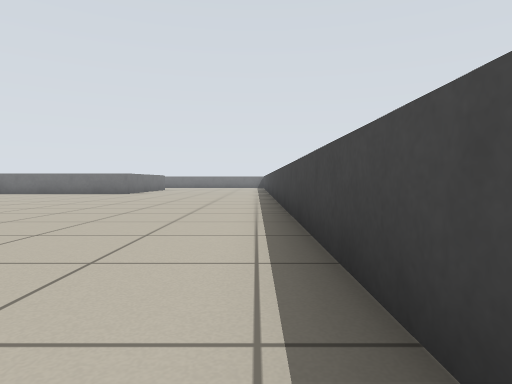
[1] (above)

24 first-person views from a walk through a world built for the Player/Stage simulator. The camera is 0.5 m above the floor, tilts 2° down and sees 75° across. The lines on the ground mark 1 m squares. The floor is counted in squares, 1 m on a side. Each view is taken from the middle of a square. On the plan, view 1 faces up. The plan holds only what a view shows up to about 9 squares ahead; the rest is blank. The place goes on beyond the plan. The robots in the file are not drawn.

[2]
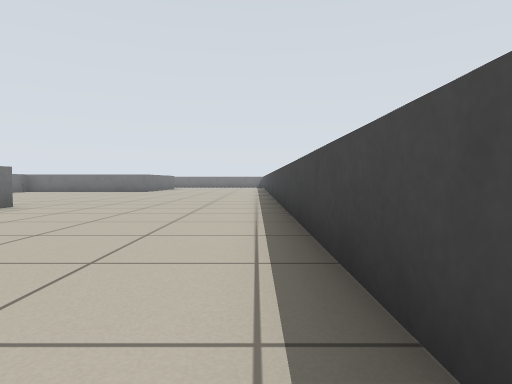

[3]
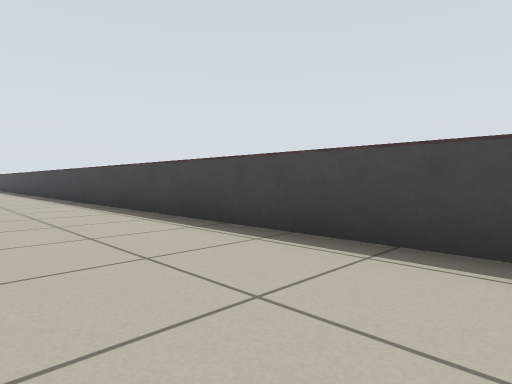

[4]
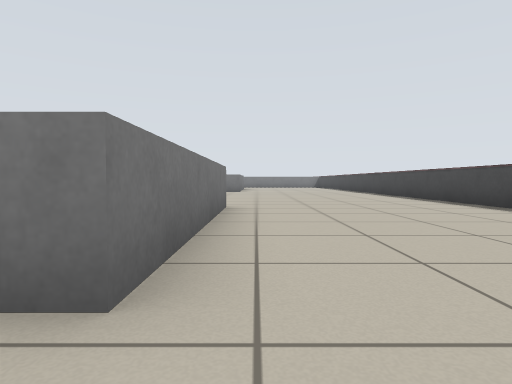

[5]
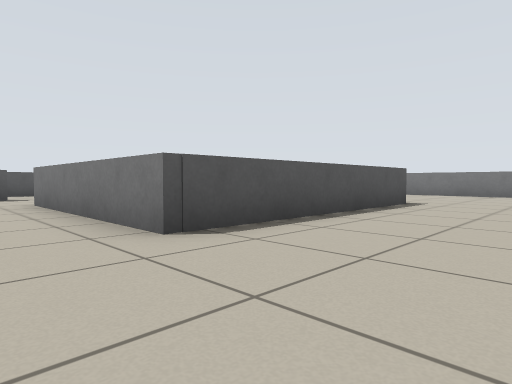

[6]
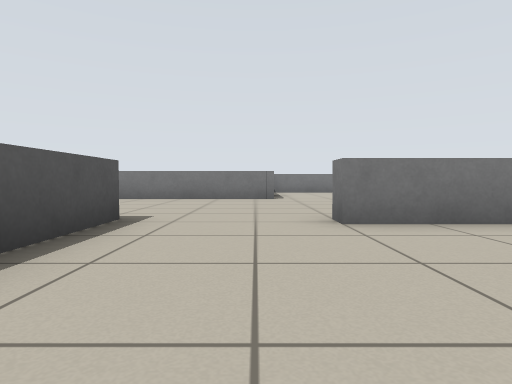

[7]
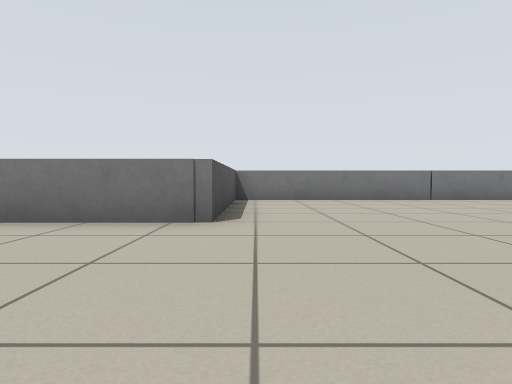

[8]
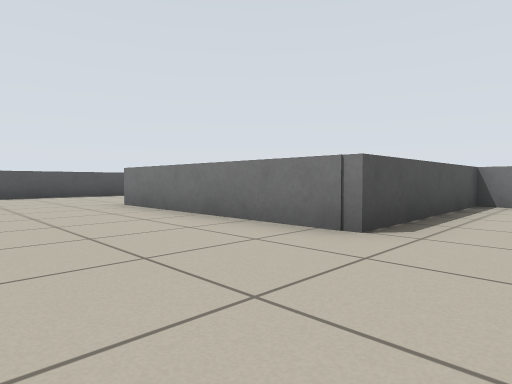

[9]
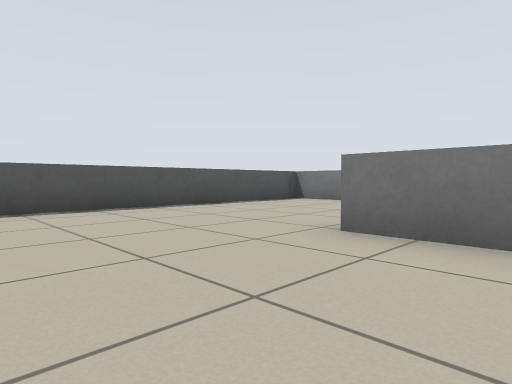

[10]
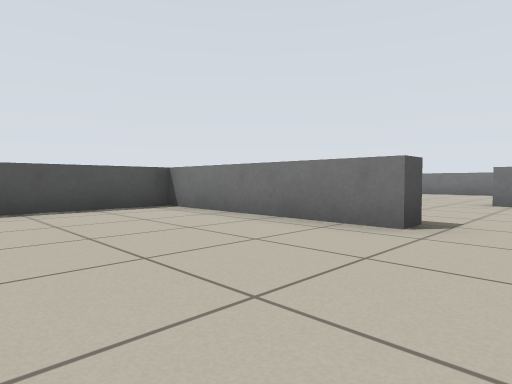

[11]
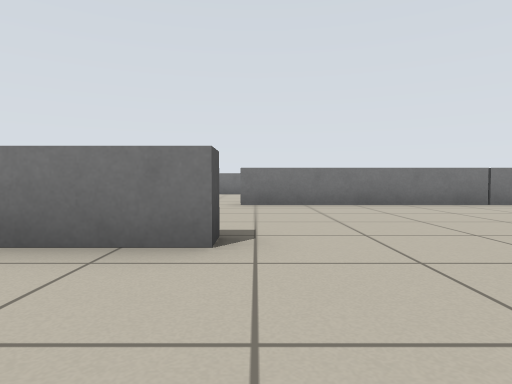

[12]
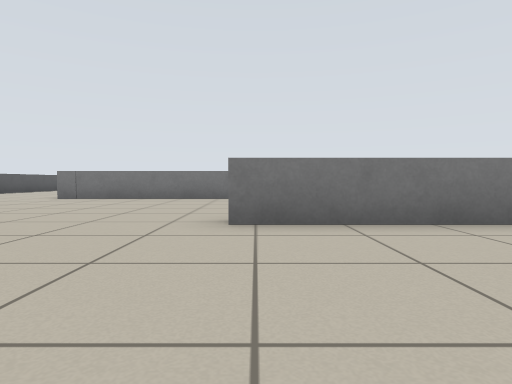

[13]
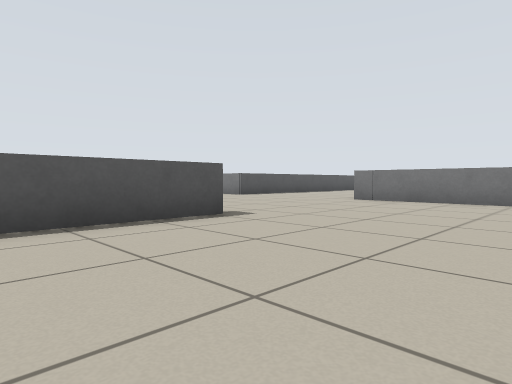

[14]
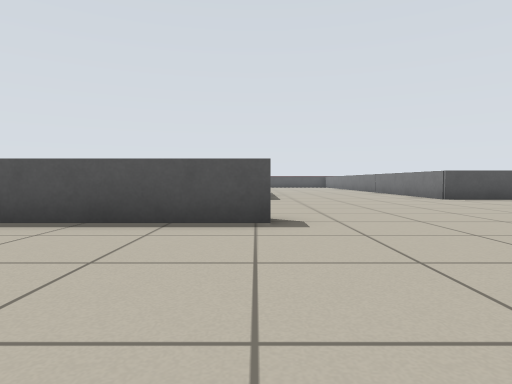

[15]
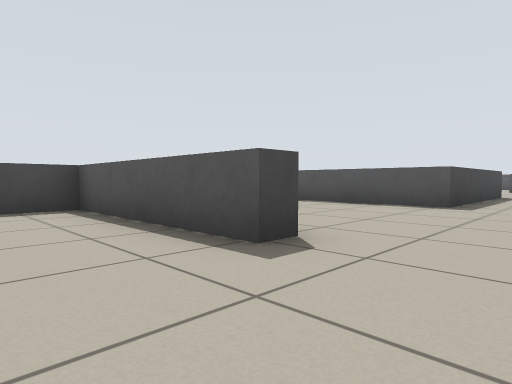

[16]
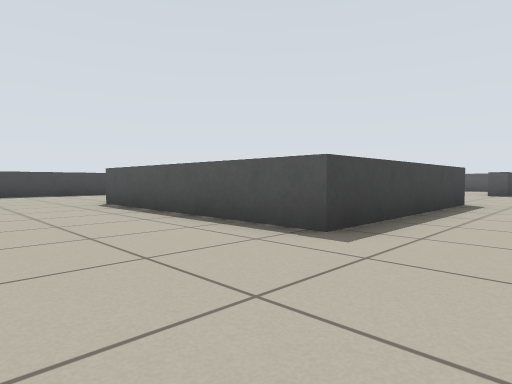

[17]
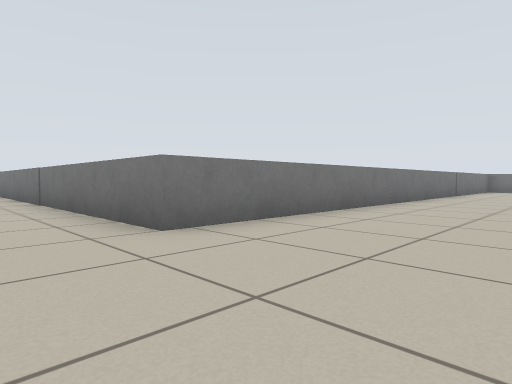

[18]
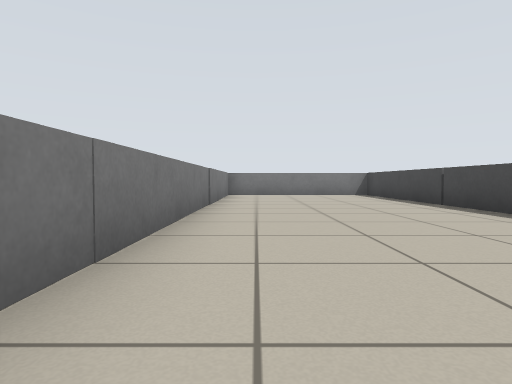

[19]
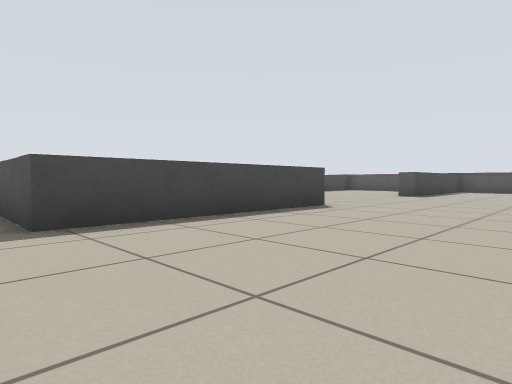

[20]
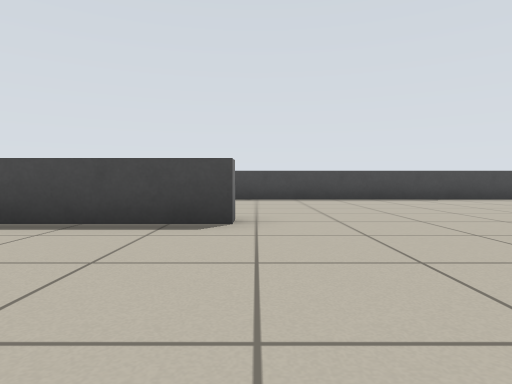

[21]
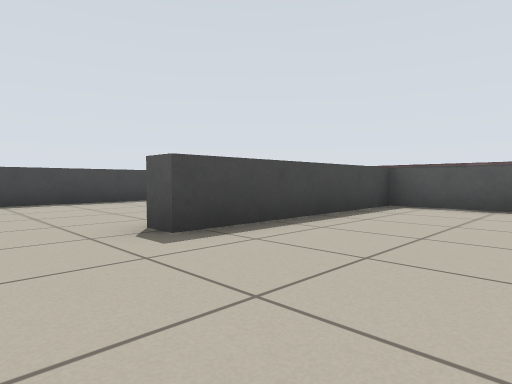

[22]
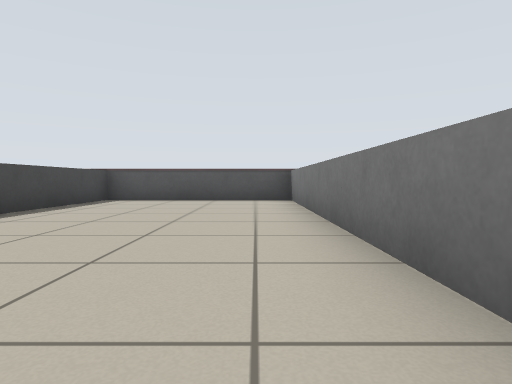

[23]
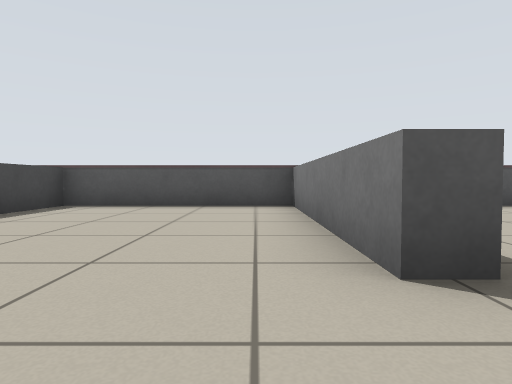

[24]
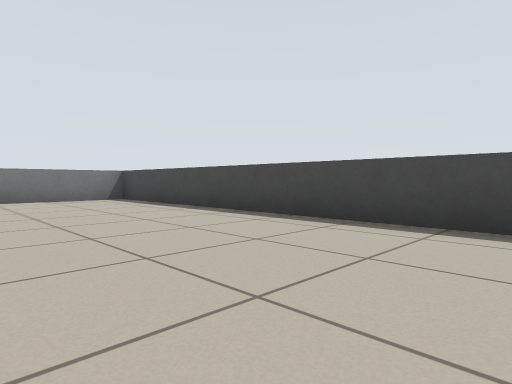

### Floor plan
Key: @ floor where view 1 was taken; # wall or solid block; . floor; = window, fence, low wall or low ledge.
Columns run from 37 left of view 1 to 1 right of it. Each row starts with its distance up from view 1.
  9         =....=   =.......  =.  .......#
  8         =....=   =........ =.. .......#
  7         =....=.  =.........=..........#
  6         =....=.. ======...............#
  5         =....=....    =...............#
  4         =....=.....   =....######.....#
  3         =....=........=...      #.....#
  2         =....=........=...      #.....#
  1         =........=........      #.....#
  0         =........=........      #....@#
 -1         =........=........      =.....#
 -2         =........=.......       .. ...#
 -3 =========....====#=====#=       .=
 -4  ..............        =
 -5        .........       =
 -6         ..............
 -7        ...............
 -8       ===....======...
 -9          ....= ...=
-10          ....= ...=
-11          ....= ...=
-12           ...= ...=
-13          .........=
-14          .........=
-15         =.........=
-16         =.........=
-17         =.........=
-18         =....=....=
-19         =....=....=
-20         =....=....=
-21         =....=....=
-22         =....=....=
-23         ###########

Positions as (right, up) in squares from view 1, and headings:
1: (0, 0), facing up
2: (0, -2), facing up
3: (-2, -2), facing up-right
4: (-4, -2), facing up
5: (-3, 7), facing down-left
6: (-6, 6), facing left
7: (-11, 7), facing left
8: (-12, 8), facing down-left
9: (-12, 3), facing down-left
10: (-16, 3), facing down-left
11: (-17, 2), facing left
12: (-20, 2), facing left
13: (-21, 1), facing down-left
14: (-24, 1), facing down
15: (-26, -1), facing down-right
16: (-26, -5), facing down-right
17: (-26, -5), facing up-left
18: (-28, 0), facing up
19: (-28, -7), facing down-right
20: (-28, -13), facing right
21: (-27, -16), facing down-right
22: (-28, -14), facing down
23: (-23, -16), facing down
24: (-23, -17), facing up-right
